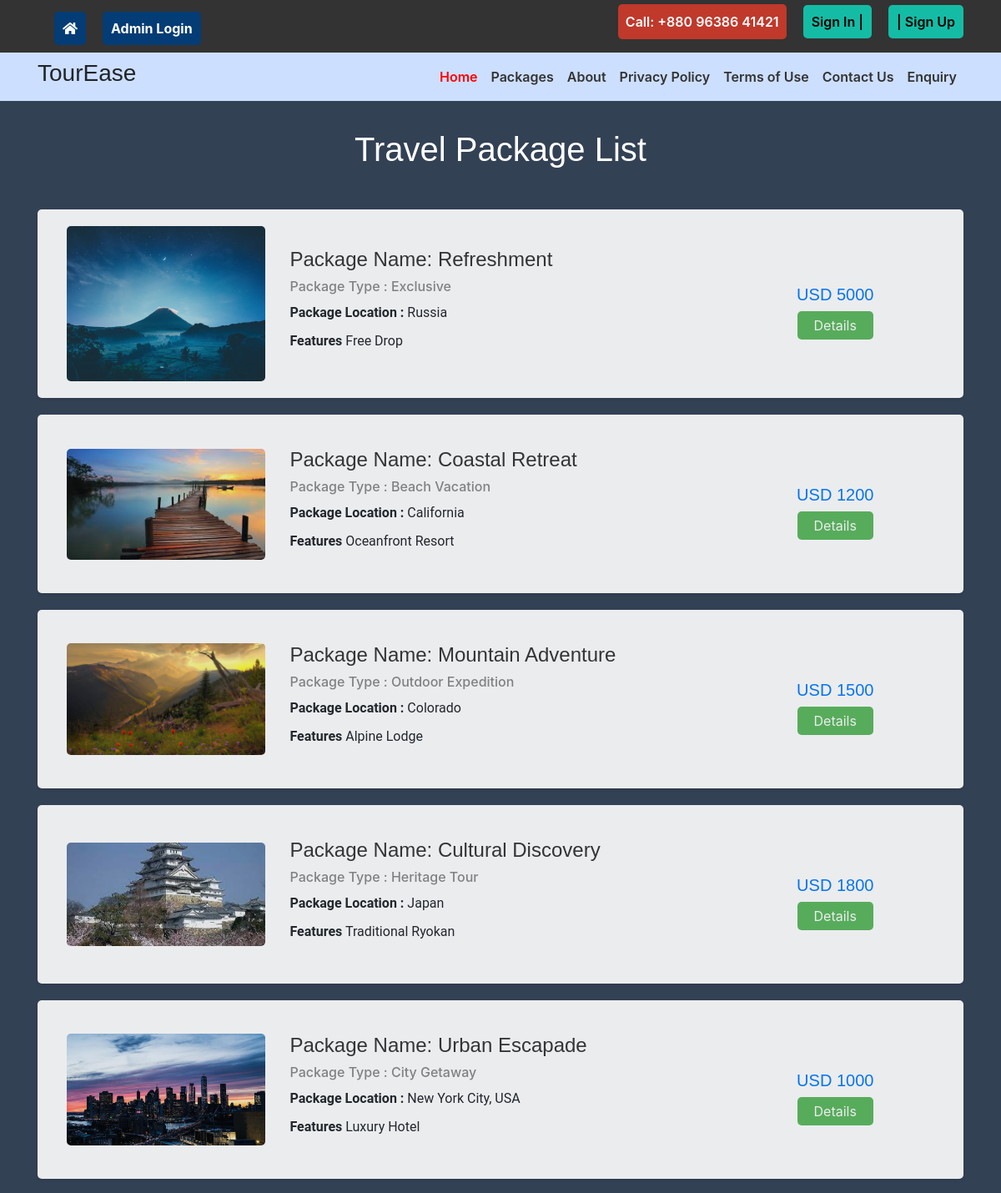
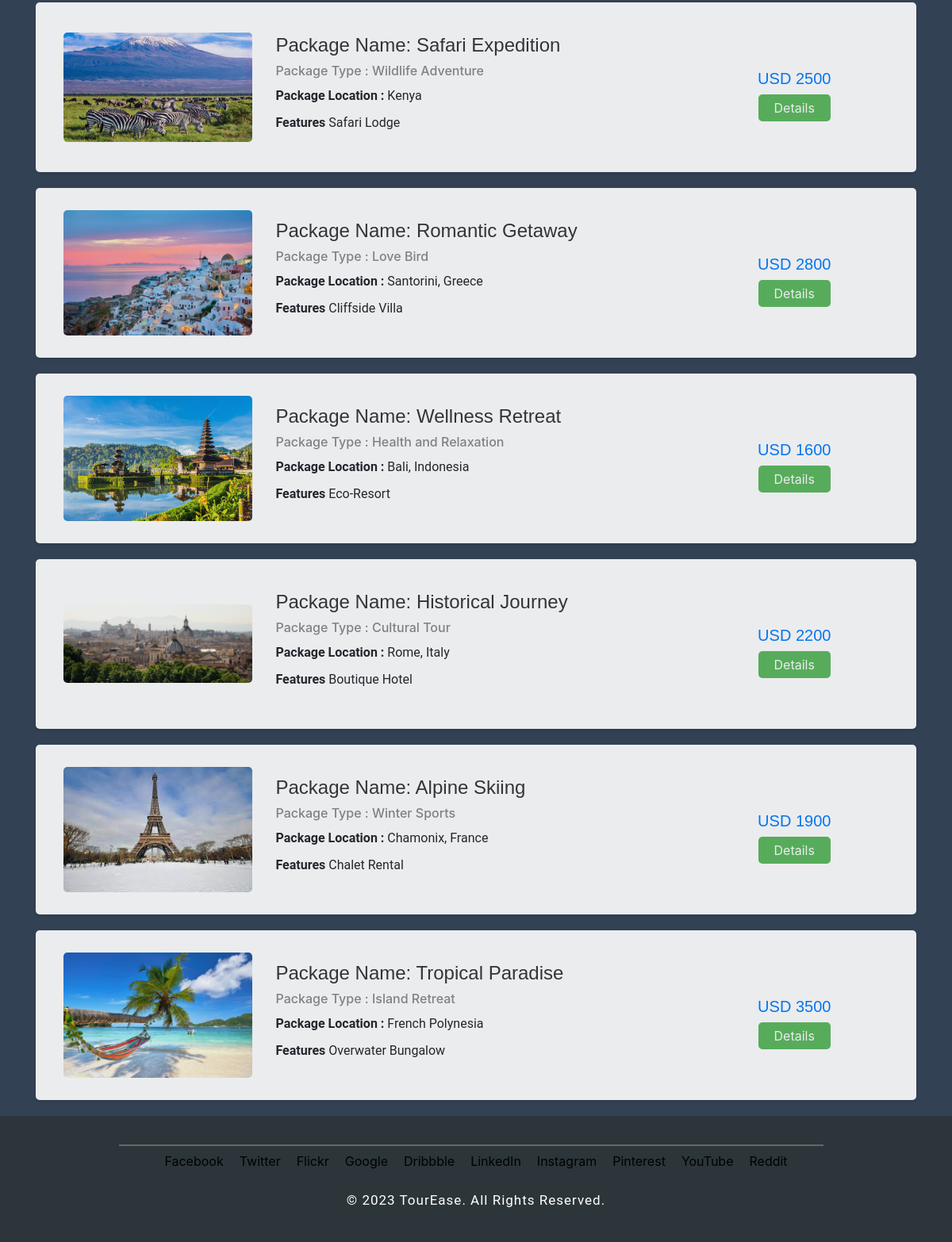
The app's page /package-list.php with its own data (2 pictures, top to bottom).
### tables this page shows
CREATE TABLE `tbltourpackages` (
  `PackageId` int(11) NOT NULL,
  `PackageName` varchar(200) DEFAULT NULL,
  `PackageType` varchar(150) DEFAULT NULL,
  `PackageLocation` varchar(100) DEFAULT NULL,
  `PackagePrice` int(11) DEFAULT NULL,
  `PackageFetures` varchar(255) DEFAULT NULL,
  `PackageDetails` longtext DEFAULT NULL,
  `PackageInfo` longtext DEFAULT NULL,
  `PackageImage` varchar(100) DEFAULT NULL,
  `Creationdate` timestamp NULL DEFAULT current_timestamp(),
  `UpdationDate` timestamp NULL DEFAULT NULL ON UPDATE current_timestamp()
);

### package-list.php (the view, shortened to what this page needs)
<?php
include('includes/config.php');
?>
<!DOCTYPE HTML>
<html>
<head>
    <link href="css/bootstrap.min.css" rel="stylesheet" type="text/css" media="all">
    <link href="css/font-awesome.min.css" rel="stylesheet" type="text/css" media="all">
    <link href="css/mystyle.css" rel="stylesheet" type="text/css" />
    <link rel="stylesheet" href="https://maxcdn.bootstrapcdn.com/bootstrap/4.5.2/css/bootstrap.min.css">
    <link rel="stylesheet" href="css/style.css" type="text/css" media="all" />
    <link rel="stylesheet" href="https://maxcdn.bootstrapcdn.com/bootstrap/5.3.0/css/bootstrap.min.css">
    <link rel="stylesheet" href="https://cdn.jsdelivr.net/npm/bootstrap@5.3.0/dist/css/bootstrap.min.css" />
</head>
<body>
    <?php include('includes/header.php'); ?>
    <div class="banner-3">
        <div class="container">
            <br>
            <h1 class="wow zoomIn animated animated" data-wow-delay=".5s"
                style="visibility: visible; animation-delay: 0.5s; animation-name: zoomIn;"> Travel Package List</h1>
        </div>
    </div>
    <div class="rooms">
        <div class="container">
            <div class="room-bottom">
                <?php $sql = "SELECT * from tbltourpackages";
                $query = $dbh->prepare($sql);
                $query->execute();
                $results = $query->fetchAll(PDO::FETCH_OBJ);
                if ($query->rowCount() > 0) {
                    foreach ($results as $result) { ?>
                        <div class="rom-btm">
                            <div class="col-md-3 room-left wow fadeInLeft animated" data-wow-delay=".5s">
                                <img src="admin/pacakgeimages/<?php echo htmlentities($result->PackageImage); ?>"
                                    class="img-responsive" alt="">
                            </div>
                            <div class="col-md-6 room-midle wow fadeInUp animated" data-wow-delay=".5s">
                                <h4>Package Name:
                                    <?php echo htmlentities($result->PackageName); ?>
                                </h4>
                                <h6>Package Type :
                                    <?php echo htmlentities($result->PackageType); ?>
                                </h6>
                                <p><b>Package Location :</b>
                                    <?php echo htmlentities($result->PackageLocation); ?>
                                </p>
                                <p><b>Features</b>
                                    <?php echo htmlentities($result->PackageFetures); ?>
                                </p>
                            </div>
                            <div class="col-md-3 room-right wow fadeInRight animated" data-wow-delay=".5s">
                                <h5>USD
                                    <?php echo htmlentities($result->PackagePrice); ?>
                                </h5>
                                <div class="btn-div">
                                <a href="package-details.php?pkgid=<?php echo htmlentities($result->PackageId); ?>"
                                    class="view">Details</a>
                                    </div>
                            </div>
                        </div>
                    <?php }
                } ?>
            </div>
        </div>
    </div>
    <?php include('includes/footer.php'); ?>
</body>
</html>

### includes/header.php (shortened to what this page needs)
<?php if ($_SESSION['login']) { ?>
<div class="top-header" style="background:gray">
    <div class="container">
        <!-- <ul class="top-header-left">
            <li class="icon" style="margin-right: 6px;"><a href="index.php"><i class="fa fa-home"></i></a></li>
            <li class="sub"><a href="profile.php">My Profile</a></li>
            <li class="sub"><a href="tour-history.php">My Tour History</a></li>
            <li class="sub"><a href="issuetickets.php">Issue Tickets</a></li>
        </ul> -->
        <ul class="top-header-left">
        <li class="icon" style="margin-right: 6px;"><a href="index.php"><i class="fa fa-home"></i></a></li>
        <li class="sub"><a href="profile.php">My Profile</a></li>
        <li class="sub dropdown">
            <a class="dropdown-toggle" href="#" id="tourHistoryDropdown" role="button" data-toggle="dropdown" aria-haspopup="true" aria-expanded="false">My Tour History</a>
            <div class="dropdown-menu" aria-labelledby="tourHistoryDropdown">
                <a class="dropdown-item" href="hotel_book_history.php">Hotel Book</a>
                <a class="dropdown-item" href="ticket_history.php">Ticket Book</a>
                <a class="dropdown-item" href="tour-history.php">Tour History</a>
                <a class="dropdown-item" href="tour_guide_history.php">Guide Preference</a>
            </div>
        </li>
        <li class="sub"><a href="issuetickets.php">Issue Tickets</a></li>
    </ul>
        <ul class="top-header-right">
            <li class="wel">Welcome: <?php echo htmlentities($_SESSION['login']); ?></li>
            <li class="out"><a href="logout.php">Sign Out</a></li>
        </ul>
    </div>
</div>
</div>
<?php } else { ?>
<div class="top-header">
    <div class="container">
        <ul class="top-header-left">
            <li class="icon"><a href="index.php"><i class="fa fa-home"></i></a></li>
            <li class="sub"><a href="admin/index.php">Admin Login</a></li>
        </ul>
        <ul class="top-header-right">
            <li class="wel">Call: +880 96386 41421</li>
            <li class="sig"><a href="signin.php" data-toggle="modal" data-target="#myModal4">Sign In |</a></li>
            <li class="sigi"><a href="signup.php" data-toggle="modal" data-target="#myModal5">| Sign Up</a></li>
        </ul>
    </div>
</div>
<?php } ?>
<header style="background: #cddfff;">
    <nav class="navbar navbar-expand-lg navbar-slide-in">
        <div class="container" >
                <h3>TourEase</h3>
            <link rel="stylesheet" href="https://cdnjs.cloudflare.com/ajax/libs/font-awesome/5.15.3/css/all.min.css">
            <link rel="stylesheet" href="https://maxcdn.bootstrapcdn.com/bootstrap/4.5.2/css/bootstrap.min.css">
            <div class="collapse navbar-collapse justify-content-end" id="navbarNav">
                <ul class="navbar-nav">
                    <li class="nav-item">
                        <a class="nav-link active" aria-current="page" href="index.php">Home</a>
                    </li>
                    <li class="nav-item">
                        <a class="nav-link " href="package-list.php">Packages</a>
                    </li>
                    <li class="nav-item">
                        <a class="nav-link" href="page.php?type=aboutus">About</a>
                    </li>
                    <li class="nav-item">
                        <a class="nav-link" href="page.php?type=privacy">Privacy Policy</a>
                    </li>
                    <li class="nav-item">
                        <a class="nav-link" href="page.php?type=terms">Terms of Use</a>
                    </li>
                    <li class="nav-item">
                        <a class="nav-link" href="page.php?type=contact">Contact Us</a>
                    </li>
                    <?php if ($_SESSION['login']) { ?>
                    <li class="nav-item">
                        <a class="nav-link" href="#" data-toggle="modal" data-target="#myModal3">Need Help?</a>
                    </li>
                    <?php } else { ?>
                    <li class="nav-item">
                        <a class="nav-link" href="enquiry.php">Enquiry</a>
                    </li>
                    <?php } ?>
                </ul>
            </div>
        </div>
    </nav>
</header>

### includes/footer.php (shortened to what this page needs)
<footer class="footer ">
  <div class="container">
  <hr style="border-top: 1px solid white; width: 80%; margin-left: 105px; margin-bottom: 2px;">
    <div class="footer-social-icons">
    <ul>
    <li><a class="facebook" href="#" style="text-decoration: none;">Facebook</a></li>
    <li><a class="twitter" href="#" style="text-decoration: none;">Twitter</a></li>
    <li><a class="flickr" href="#" style="text-decoration: none;">Flickr</a></li>
    <li><a class="googleplus" href="#" style="text-decoration: none;">Google</a></li>
    <li><a class="dribbble" href="#" style="text-decoration: none;">Dribbble</a></li>
    <li><a class="linkedin" href="#" style="text-decoration: none;">LinkedIn</a></li>
    <li><a class="instagram" href="#" style="text-decoration: none;">Instagram</a></li>
    <li><a class="pinterest" href="#" style="text-decoration: none;">Pinterest</a></li>
    <li><a class="youtube" href="#" style="text-decoration: none;">YouTube</a></li>
    <li><a class="reddit" href="#" style="text-decoration: none;">Reddit</a></li>
</ul>
    </div>
    <p class="copy-right">© 2023 TourEase. All Rights Reserved.</p>
  </div>
</footer>

### css/mystyle.css (style rules this page uses)
body, h1, h2, h3, h4, p, ul, li { margin: 0; padding: 0; list-style: none; }
.top-header { background-color: #333!important; color: #fff; }
.top-header .container { padding-top: 5px; display: flex; justify-content: space-between; }
.top-header-left, .top-header-right { display: flex; align-items: center; }
.top-header-left .icon, .top-header-right .icon { margin-right: 20px; }
.top-header-right .wel, .top-header-right .sig, .top-header-right .sigi { color: #fff!important; margin-left: 10px; }
.top-header-left a { text-decoration: none!important; padding: 10px; color: white; }
.top-header-right a { text-decoration: none!important; background: #15bca5; padding: 10px; border-radius: 5px; color: black; font-weight: 600; margin-left: 10px !important; }
.top-header-left .icon { margin: 0!important; padding: 0!important; }
.top-header-right .wel { background-color: #c0392b; padding: 9px; border-radius: 5px; font-weight: 600; }
.container .top-header-left a { text-decoration: none!important; background: #043c75; padding: 10px; border-radius: 5px; color: white; margin-left: 20px!important; margin-top: 8px!important; }
.navbar-nav .nav-item a { font-weight: 600; }

### package-list.php (style rules this page uses)
.banner-3 { padding: 10px 0; color: #fff; text-align: center; }
body { background-color: rgb(51 65 85) !important; }
.room-bottom { margin-top: 30px; }
.rom-btm { background: #F6F4EB; margin-bottom: 20px; padding: 20px; border-radius: 5px; box-shadow: 0 2px 4px rgba(0, 0, 0, 0.1); overflow: hidden; opacity: 0.9; }
.room-left img { max-width: 100%; height: auto; border-radius: 5px; }
.room-midle { padding: 20px; }
.room-midle h4 { margin-top: 0; font-size: 24px; color: #333; }
.room-midle h6 { color: #888; }
.room-midle p { margin: 10px 0; }
.room-right { text-align: center; padding-top: 20px; }
.room-right h5 { color: #007bff; }
.view { display: inline-block; padding: 5px 20px; color: #fff; background: #5cb85c; border-radius: 5px; text-decoration: none; transition: background 0.3s ease-in-out; text-decoration: none!important; }
.rom-btm { background: #fff; margin-bottom: 20px; padding: 20px; border-radius: 5px; box-shadow: 0 2px 4px rgba(0, 0, 0, 0.1); display: flex; align-items: center; }

### includes/header.php (style rules this page uses)
.navbar .navbar-nav .nav-link { color: #333; transition: color 0.3s ease; }
.navbar .navbar-nav .nav-link.active { color: red; }
.top-header-left { list-style: none; display: flex; align-items: center; padding: 0; margin: 0; }
.top-header-left li a { text-decoration: none; color: #333; font-weight: bold; }

### includes/footer.php (style rules this page uses)
.footer { background-color: #2C3539; color: #fff; padding: 20px 0; text-align: center; margin-top: 20px!important; }
.container { border-radius: 10px!important; }
.footer-social-icons ul { list-style: none; margin: 0; padding: 0; display: flex; justify-content: center; flex-wrap: wrap; text-decoration: none!important; }
.footer-social-icons ul li { margin: 5px 10px; text-decoration: none!important; color: #1EA49E!important; }
.copy-right { margin-top: 15px; }

### records on screen
tbltourpackages: PackageImage (picture), PackageName "Refreshment", PackageType "Exclusive", PackageLocation "Russia", PackageFetures "Free Drop", PackagePrice "5000"
tbltourpackages: PackageImage (picture), PackageName "Coastal Retreat", PackageType "Beach Vacation", PackageLocation "California", PackageFetures "Oceanfront Resort", PackagePrice "1200"
tbltourpackages: PackageImage (picture), PackageName "Mountain Adventure", PackageType "Outdoor Expedition", PackageLocation "Colorado", PackageFetures "Alpine Lodge", PackagePrice "1500"
tbltourpackages: PackageImage (picture), PackageName "Cultural Discovery", PackageType "Heritage Tour", PackageLocation "Japan", PackageFetures "Traditional Ryokan", PackagePrice "1800"
tbltourpackages: PackageImage (picture), PackageName "Urban Escapade", PackageType "City Getaway", PackageLocation "New York City, USA", PackageFetures "Luxury Hotel", PackagePrice "1000"
tbltourpackages: PackageImage (picture), PackageName "Safari Expedition", PackageType "Wildlife Adventure", PackageLocation "Kenya", PackageFetures "Safari Lodge", PackagePrice "2500"
tbltourpackages: PackageImage (picture), PackageName "Romantic Getaway", PackageType "Love Bird", PackageLocation "Santorini, Greece", PackageFetures "Cliffside Villa", PackagePrice "2800"
tbltourpackages: PackageImage (picture), PackageName "Wellness Retreat", PackageType "Health and Relaxation", PackageLocation "Bali, Indonesia", PackageFetures "Eco-Resort", PackagePrice "1600"
tbltourpackages: PackageImage (picture), PackageName "Historical Journey", PackageType "Cultural Tour", PackageLocation "Rome, Italy", PackageFetures "Boutique Hotel", PackagePrice "2200"
tbltourpackages: PackageImage (picture), PackageName "Alpine Skiing", PackageType "Winter Sports", PackageLocation "Chamonix, France", PackageFetures "Chalet Rental", PackagePrice "1900"
tbltourpackages: PackageImage (picture), PackageName "Tropical Paradise", PackageType "Island Retreat", PackageLocation "French Polynesia", PackageFetures "Overwater Bungalow", PackagePrice "3500"
